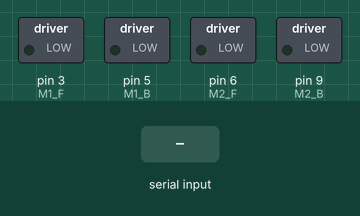
This sketch was run on a simulated Arduino Uno, built with avr-gcc and run on an emulated ATmega328P. Shown: switched loads named in the sketch (green lamp = pin HIGH). Inputs (shaded band) come from the test bench.

Above: at 1.2 s.
1.3 s: "F" received over Serial
At 2.1 s:
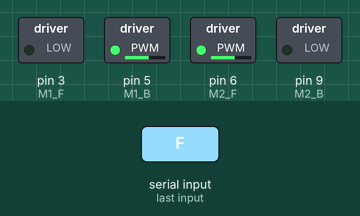
2.8 s: "B" received over Serial
At 3.2 s:
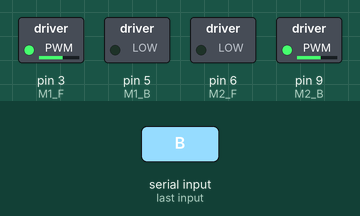
4.3 s: "R" received over Serial
At 5.5 s:
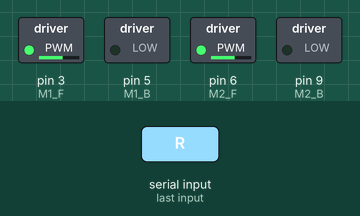
5.8 s: "L" received over Serial
At 6.7 s:
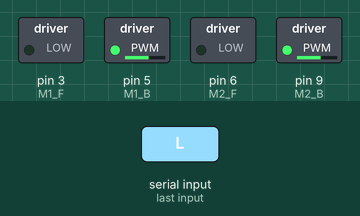
Timing chart, 0 to 8.3 s (numbered marks = the images above; inputs shaded):
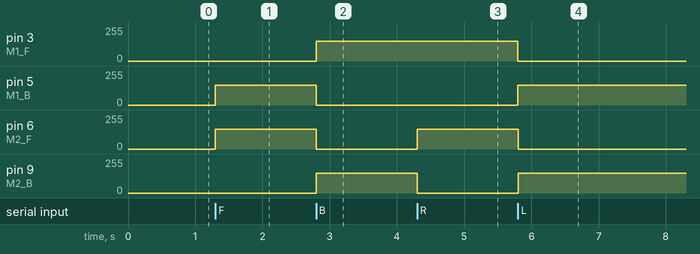

The sketch:

uRobot.Arduino.ino
```cpp
// The motors pin
int M1_F = 3;
int M1_B = 5;
int M2_F = 6;
int M2_B = 9;


void setup() {
	// Set the motors pins as outputs
	pinMode(M1_F, OUTPUT);
	pinMode(M1_B, OUTPUT);
	pinMode(M2_F, OUTPUT);
	pinMode(M2_B, OUTPUT);

	// prepare the serial communcaion at 9600 baud rate speed
	Serial.begin(9600);

}

// the loop function runs over and over again until power down or reset
void loop() {

	if (Serial.available())
	{
		char data = Serial.read();
		if (data == 'F')
		{
			moveForward();
		}
		else if(data == 'B')
		{
			moveBackward();
		}
		else if (data == 'R')
		{
			moveRight();
		}
		else if (data == 'L')
		{
			moveLeft();
		}
		else if(data == 'S')
		{
			stop();
		}
	}
}

void moveRight()
{
	analogWrite(M1_F, 150);
	analogWrite(M1_B, 0);
	analogWrite(M2_F, 150);
	analogWrite(M2_B, 0);
}


void moveLeft()
{
	analogWrite(M1_F, 0);
	analogWrite(M1_B, 150);
	analogWrite(M2_F, 0);
	analogWrite(M2_B, 150);
}


void moveForward()
{
	analogWrite(M1_F, 0);
	analogWrite(M1_B, 150);
	analogWrite(M2_F, 150);
	analogWrite(M2_B, 0);
}


void moveBackward()
{
	analogWrite(M1_F, 150);
	analogWrite(M1_B, 0);
	analogWrite(M2_F, 0);
	analogWrite(M2_B, 150);
}


void stop()
{
	analogWrite(M1_F, 0);
	analogWrite(M1_B, 0);
	analogWrite(M2_F, 0);
	analogWrite(M2_B, 0);
}
```

Measured:
- after the input at 1.3 s, pin 5 (M1_B), pin 6 (M2_F): 0/255 → 150/255 at once
- after the input at 2.8 s, pin 3 (M1_F), pin 9 (M2_B): 0/255 → 150/255 at once; pin 5 (M1_B), pin 6 (M2_F): 150/255 → 0/255 at once
- after the input at 4.3 s, pin 6 (M2_F): 0/255 → 150/255 at once; pin 9 (M2_B): 150/255 → 0/255 at once
- after the input at 5.8 s, pin 3 (M1_F), pin 6 (M2_F): 150/255 → 0/255 at once; pin 5 (M1_B), pin 9 (M2_B): 0/255 → 150/255 at once
